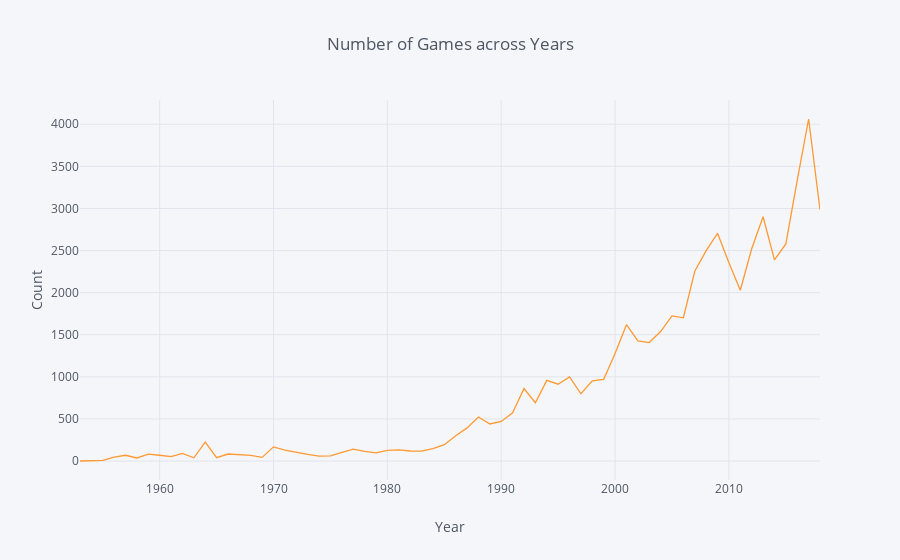

The cell this chart's notebook holds for it:
### Markdown cell above
A total of <b>57,131 games</b> were scraped from the top 25 players. The scraped games were used in this portion of the analysis.

### Code cell
#Number of Games across years
year_ngame = pd.read_sql('''SELECT count(*) as count, year FROM table3 
            WHERE year < 2019
            GROUP BY year''', conn)
year_ngame.iplot(y='count', x='Year',
                xTitle='Year',
                yTitle='Count',
                title='Number of Games across Years')

### Figure 1 — Plotly figure (JSON) as saved in the notebook; plotly's stock layout.template omitted (floating-point values rounded to 4 significant figures)
{"data": [{"line": {"color": "rgba(255, 153, 51, 1.0)", "dash": "solid", "shape": "linear", "width": 1.3}, "mode": "lines", "name": "count", "text": "", "type": "scatter", "uid": "2e76aafb-22e2-4576-b090-d6890f342dfc", "x": [1953, 1954, 1955, 1956, 1957, 1958, 1959, 1960, 1961, 1962, 1963, 1964, 1965, 1966, 1967, 1968, 1969, 1970, 1971, 1972, 1973, 1974, 1975, 1976, 1977, 1978, 1979, 1980, 1981, 1982, 1983, 1984, 1985, 1986, 1987, 1988, 1989, 1990, 1991, 1992, 1993, 1994, 1995, 1996, 1997, 1998, 1999, 2000, 2001, 2002, 2003, 2004, 2005, 2006, 2007, 2008, 2009, 2010, 2011, 2012, 2013, 2014, 2015, 2016, 2017, 2018], "y": [1, 2, 8, 46, 69, 37, 82, 69, 53, 91, 39, 224, 41, 84, 75, 68, 44, 169, 131, 101, 79, 58, 62, 104, 141, 114, 98, 128, 133, 120, 118, 148, 195, 301, 394, 524, 441, 471, 574, 862, 693, 958, 913, 999, 799, 953, 971, 1277, 1619, 1427, 1407, 1538, 1724, 1701, 2254, 2498, 2704, 2356, 2029, 2521, 2901, 2390, 2579, 3334, 4062, 2985]}], "layout": {"legend": {"bgcolor": "#F5F6F9", "font": {"color": "#4D5663"}}, "paper_bgcolor": "#F5F6F9", "plot_bgcolor": "#F5F6F9", "title": {"font": {"color": "#4D5663"}, "text": "Number of Games across Years"}, "xaxis": {"gridcolor": "#E1E5ED", "showgrid": true, "tickfont": {"color": "#4D5663"}, "title": {"font": {"color": "#4D5663"}, "text": "Year"}, "zerolinecolor": "#E1E5ED"}, "yaxis": {"gridcolor": "#E1E5ED", "showgrid": true, "tickfont": {"color": "#4D5663"}, "title": {"font": {"color": "#4D5663"}, "text": "Count"}, "zerolinecolor": "#E1E5ED"}}}
